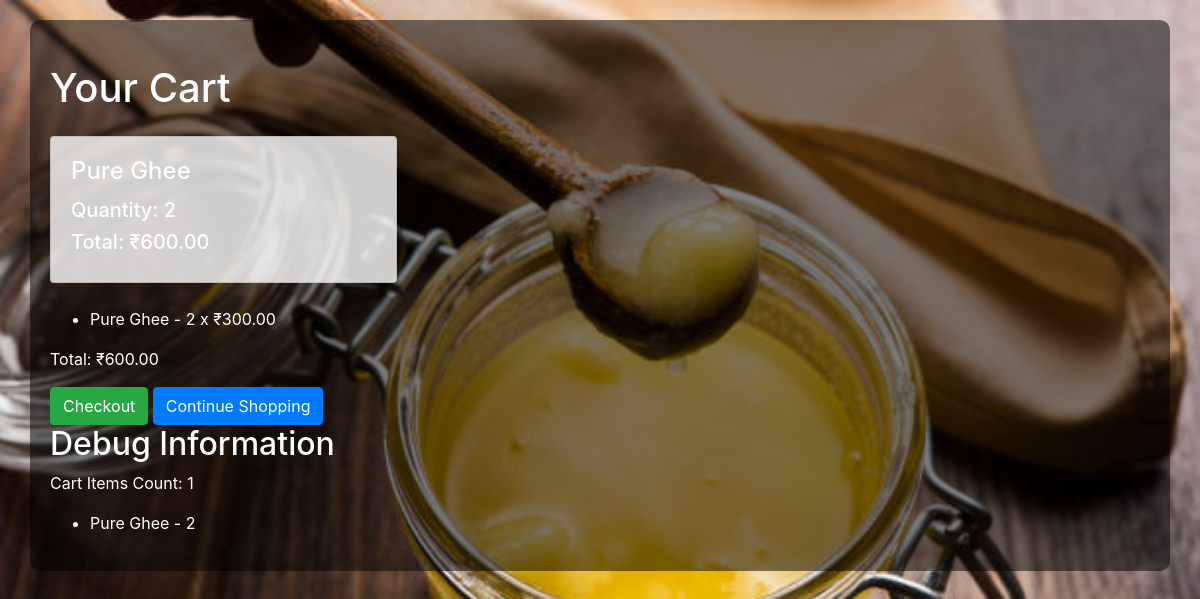
The app's page /cart/ (signed in) with its own data.
### store/models.py (models this page shows, shortened)
class CartItem(models.Model):
    user = models.ForeignKey(User, on_delete=models.CASCADE)
    product = models.ForeignKey(Product, on_delete=models.CASCADE)
    quantity = models.PositiveIntegerField()
    added_at = models.DateTimeField(auto_now_add=True)

class Product(models.Model):
    name = models.CharField(max_length=100)
    description = models.TextField()
    price_per_kg = models.DecimalField(max_digits=10, decimal_places=2)
    stock = models.IntegerField()

### store/views.py (the view)
# urls.py: path('cart/', views.view_cart, name='cart'),
@login_required
def view_cart(request):
    cart_items = CartItem.objects.filter(user=request.user)
    total_price = sum(item.quantity * item.product.price_per_kg for item in cart_items)
    return render(request, 'store/cart.html', {'cart_items': cart_items, 'total_price': total_price})

### store/templatetags/custom_filters.py (called while the page is built)
@register.filter
def multiply(value, arg):
    return value * arg

### store/templates/store/cart.html (shortened to what this page needs)
<!DOCTYPE html>
<html>
<head>
    {% load static %}
    {% load custom_filters %}
    <link href="https://maxcdn.bootstrapcdn.com/bootstrap/4.5.2/css/bootstrap.min.css" rel="stylesheet">
</head>
<body>
    <div class="container">
        <h1 class="my-4">Your Cart</h1>
        {% if cart_items %}
            <div class="row">
                {% for item in cart_items %}
                    <div class="col-lg-4 col-md-6 mb-4">
                        <div class="card h-100">
                            <div class="card-body">
                                <h4 class="card-title">{{ item.product.name }}</h4>
                                <h5>Quantity: {{ item.quantity }}</h5>
                                <h5>Total: ₹{{ item.quantity|multiply:item.product.price_per_kg }}</h5>
                            </div>
                        </div>
                    </div>
                {% endfor %}
            </div>
            <ul>
                {% for item in cart_items %}
                    <li>{{ item.product.name }} - {{ item.quantity }} x ₹{{ item.product.price_per_kg }}</li>
                {% endfor %}
            </ul>
            <p>Total: ₹{{ total_price }}</p>
            <a href="{% url 'checkout' %}" class="btn btn-success">Checkout</a>
        {% else %}
            <p>Your cart is empty.</p>
        {% endif %}
        <a href="{% url 'product_list' %}" class="btn btn-primary">Continue Shopping</a>
        <h2>Debug Information</h2>
        <p>Cart Items Count: {{ cart_items.count }}</p>
        <ul>
            {% for item in cart_items %}
                <li>{{ item.product.name }} - {{ item.quantity }}</li>
            {% endfor %}
        </ul>
    </div>
</body>
</html>

### records on screen
CartItem: product.name "Pure Ghee", quantity "2", quantity|multiply "600.00", product.price_per_kg "300.00"

### other values on screen
{{ total_price }} "600.00"
{{ cart_items.count }} "1"
